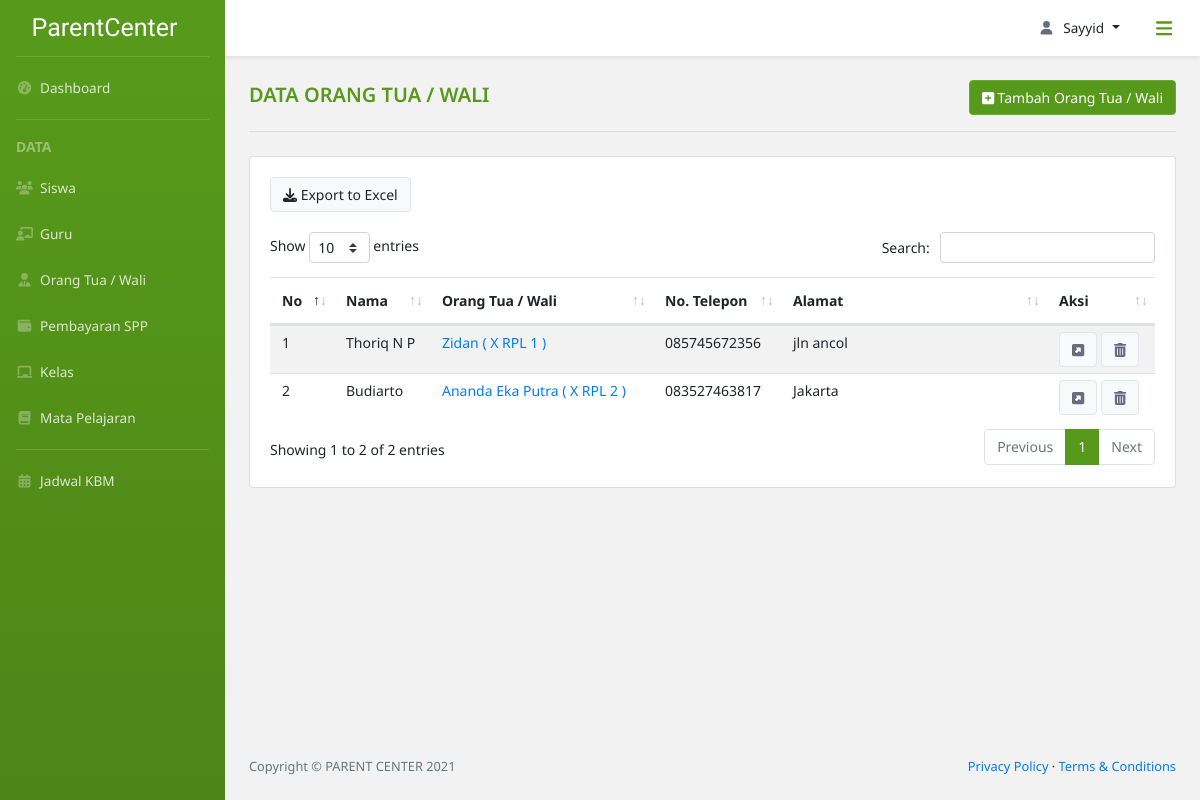
Page /data_orangtua/ (signed in) on the earlier database version.
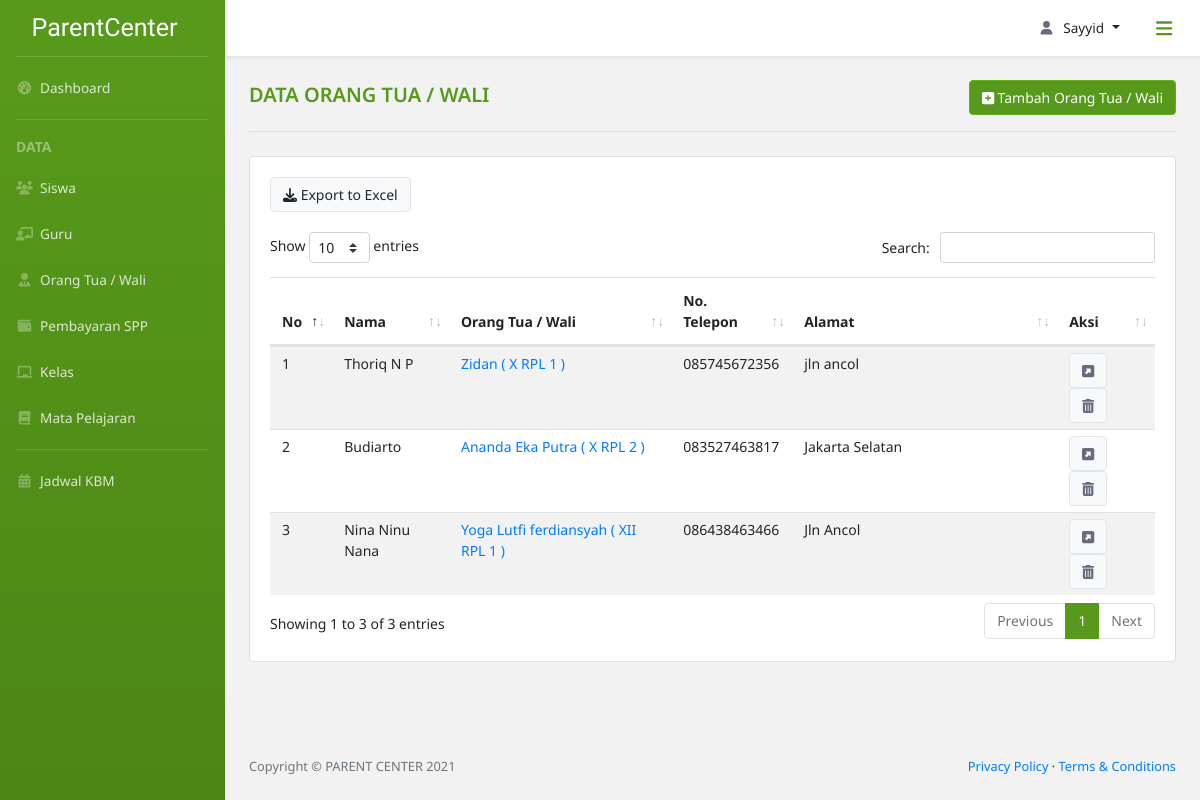
Same page on the later database version.
### parent_center_app/models.py (models this page shows, shortened)
class OrangTua(models.Model):
    id_ortu = models.ForeignKey(Siswa, on_delete=CASCADE)
    nama = models.CharField(max_length=50)
    keterangan = models.CharField(max_length=50)
    no_tlp = models.CharField(max_length=13)
    alamat = models.TextField(null=True)
    id_user = models.OneToOneField(ExtendUser, null=True, on_delete=models.SET_NULL)
    class jns_kelamin(models.TextChoices):
        P = 'Perempuan'
        L = 'Laki-Laki'
    jns_kelamin = models.CharField(max_length=10,
                                   choices=jns_kelamin.choices,
                                   default=jns_kelamin.L)

class Siswa(models.Model):
    nis = models.CharField(max_length=15, null=True)
    nisn = models.CharField(max_length=15, null=True)
    id_siswa = models.CharField(max_length=30,
                                primary_key=True,
                                unique=True,
                                default=custom_siswa,
                                editable=False)
    nama = models.CharField(max_length=50)
    tpt_lahir = models.CharField(max_length=50)
    tgl_lahir = models.DateField(default=date.today)
    agama = models.CharField(max_length=15)
    class jns_kelamin(models.TextChoices):
        P = 'Perempuan'
        L = 'Laki-Laki'
    jns_kelamin = models.CharField(max_length=10,
                                   choices=jns_kelamin.choices,
                                   default=jns_kelamin.L)
    no_tlp = models.CharField(max_length=13, null=True)
    alamat = models.TextField(null=True)
    id_kelas = models.ForeignKey(Kelas, null=True, on_delete=models.SET_NULL)

class Kelas(models.Model):
    id_kelas = models.CharField(max_length=10,
                                primary_key=True,
                                unique=True,
                                default=custom_kelas,
                                editable=False)
    class rentang_kelas(models.TextChoices):
        X = 'X'
        XI = 'XI'
        XII = 'XII'
    kelas = models.CharField(max_length=3,
                             choices=rentang_kelas.choices,
                             default=rentang_kelas.X)
    class jurusan(models.TextChoices):
        TITL = 'Teknik Intalasi Tenaga Listrik'
        TP = 'Teknik Pemesinan'
        TKR = 'Teknik Kendaraan Ringan'
        TKJ = 'Teknik Komputer Jaringan'
        RPL = 'Rekayasa Perangkat Lunak'
        TBSM = 'Teknik dan Bisnis Sepeda Motor'
    jurusan = models.CharField(max_length=30,
                               choices=jurusan.choices,
                               default=jurusan.TITL)
    no_kelas = models.SmallIntegerField(default=1)

### parent_center_app/views.py (the view)
# urls.py: path('data_orangtua/', views.dataOrangtua, name='data orang tua'),
@login_required(login_url='login')
def dataOrangtua(request):
    if level_permission(request, ['Admin']) is False:
        return redirect(level_login(request))
    else:
        orangTuas = OrangTua.objects.all()
        context = {
            'title': 'Data Orang Tua / Wali',
            'OrangTuas': orangTuas,
        }
        return render(request,
                      'parent_center_app/data_orangtua.html',
                      context)

### parent_center_app/views.py (called while the page is built)
def level_permission(current_user, level: list) -> bool:
    if current_user.user.extenduser.user_level in level:
        return True
    else:
        return False

### parent_center_app/templates/parent_center_app/data_orangtua.html (shortened to what the changed rows need)
{% extends 'parent_center_app/base.html' %}
{% block content %}
    <div class="row">
        <div class="col-lg-12">
            <div class="card">
                <div class="card-body card-dashboard">
                    <div class="row mx-0">
                        <div class="col-lg-12 px-0 div-sort">
                        </div>
                    </div>
                    <div class="table-responsive table-siswa">
                        <table class="table table table-striped table-siswa" id="table-custom">
                            <thead>
                                <tr>
                                    <th scope="col">No</th>
                                    <th scope="col">Nama</th>
                                    <th scope="col">Orang Tua / Wali</th>
                                    <th scope="col">No. Telepon</th>
                                    <th scope="col" style="width: 30%;">Alamat</th>
                                    <th scope="col">Aksi</th>
                                </tr>
                            </thead>
                            <tbody>
                                {% for orangTua in OrangTuas %}
                                <tr>
                                    <td>{{forloop.counter}}</td>
                                    <td>{{orangTua.nama}}</td>
                                    <td>
                                        <a href="{% url 'detail siswa' pk=orangTua.id_ortu.pk %}">
                                            {{orangTua.id_ortu.nama}}
                                            (
                                                {{orangTua.id_ortu.id_kelas.kelas}}
                                                    {% if orangTua.id_ortu.id_kelas.jurusan == "Rekayasa Perangkat Lunak" %}
                                                        RPL
                                                    {% elif orangTua.id_ortu.id_kelas.jurusan == "Teknik Komputer Jaringan" %}
                                                        TKJ
                                                    {% elif orangTua.id_ortu.id_kelas.jurusan == "Teknik Intalasi Tenaga Listrik" %}
                                                        TITL
                                                    {% elif orangTua.id_ortu.id_kelas.jurusan == "Teknik Pemesinan" %}
                                                        TP
                                                    {% elif orangTua.id_ortu.id_kelas.jurusan == "Teknik Kendaraan Ringan" %}
                                                        TKR
                                                    {% else %}
                                                        TBSM
                                                    {% endif %}
                                                {{ orangTua.id_ortu.id_kelas.no_kelas }}
                                            )
                                        </a>
                                    </td>
                                    <td>{{orangTua.no_tlp}}</td>
                                    <td>{{orangTua.alamat}}</td>
                                    <td>
                                        <a class="btn btn-light" href="{% url 'detail orangtua' pk=orangTua.pk %}"><i class="fas fa-external-link-square-alt"></i></a>
                                        <button class="btn btn-light" type="button" data-toggle="modal" data-target="#modal_hapus"><i class="fas fa-trash-alt"></i></button>
                                    </td>
                                </tr>
                                {% endfor %}
                            </tbody>
                        </table>
                    </div>
                </div>
            </div>
        </div>
    </div>
{% endblock content %}

Differences in the rows shown:
changed OrangTua "Budiarto": alamat "Jakarta" → "Jakarta Selatan"
added OrangTua: nama "Nina Ninu Nana", id_ortu.nama "Yoga Lutfi ferdiansyah", id_ortu.id_kelas.kelas "XII", shows "RPL", id_ortu.id_kelas.no_kelas "1", no_tlp "086438463466", alamat "Jln Ancol"
Other differences:
text written by a page script: "Show entries Search: Showing 1 to 2 of 2 entries Previous 1 Next" → "Show entries Search: Showing 1 to 3 of 3 entries Previous 1 Next"
